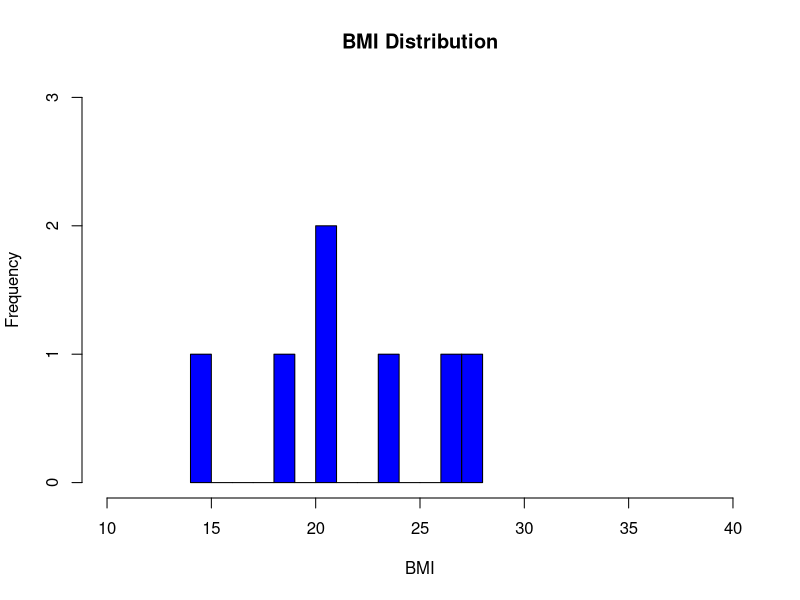

The R source for this figure:
set.seed(123)
m1<-matrix(rnorm(12),nrow=3,ncol=4)
m2<-matrix(rnorm(12),nrow=3,ncol=4)
print(m1)
print(m2)
m<-m1*m2
print(m)
m_inner<-m1 %*% t(m2)
print(m_inner)
weight <- c(71, 67, 83, 67)
height <- c(1.75, 1.81, 1.78, 1.82, 1.97, 2.12, 1.75)
bmi <- weight / height^2
hist(bmi, breaks = 10, main = "BMI Distribution", xlab = "BMI", col = "blue", 
     xlim = c(10, 40), ylim = c(0, 3), weights = rep(1/length(bmi), length(bmi)))